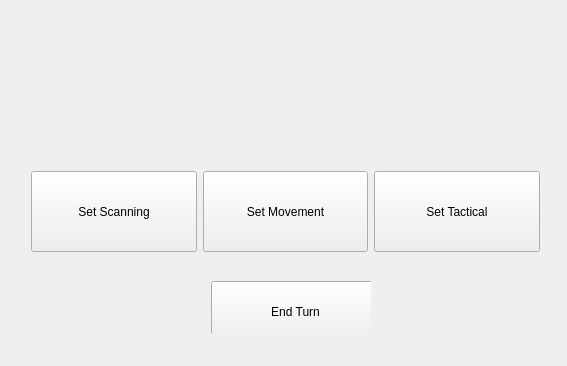
<?xml version="1.0" encoding="UTF-8"?>
<ui version="4.0">
 <class>MainWindow</class>
 <widget class="QMainWindow" name="MainWindow">
  <property name="geometry">
   <rect>
    <x>0</x>
    <y>0</y>
    <width>567</width>
    <height>366</height>
   </rect>
  </property>
  <property name="minimumSize">
   <size>
    <width>567</width>
    <height>366</height>
   </size>
  </property>
  <property name="maximumSize">
   <size>
    <width>567</width>
    <height>366</height>
   </size>
  </property>
  <property name="windowTitle">
   <string>MainWindow</string>
  </property>
  <widget class="QWidget" name="centralWidget">
   <widget class="QWidget" name="horizontalLayoutWidget">
    <property name="geometry">
     <rect>
      <x>20</x>
      <y>160</y>
      <width>531</width>
      <height>102</height>
     </rect>
    </property>
    <layout class="QHBoxLayout" name="cBtnLayout">
     <item>
      <widget class="QPushButton" name="mBtn">
       <property name="minimumSize">
        <size>
         <width>151</width>
         <height>81</height>
        </size>
       </property>
       <property name="text">
        <string>Set Scanning</string>
       </property>
      </widget>
     </item>
     <item>
      <widget class="QPushButton" name="lBtn">
       <property name="minimumSize">
        <size>
         <width>151</width>
         <height>81</height>
        </size>
       </property>
       <property name="text">
        <string>Set Movement</string>
       </property>
      </widget>
     </item>
     <item>
      <widget class="QPushButton" name="rBtn">
       <property name="minimumSize">
        <size>
         <width>151</width>
         <height>81</height>
        </size>
       </property>
       <property name="text">
        <string>Set Tactical</string>
       </property>
      </widget>
     </item>
    </layout>
   </widget>
   <widget class="QWidget" name="horizontalLayoutWidget_2">
    <property name="geometry">
     <rect>
      <x>20</x>
      <y>30</y>
      <width>531</width>
      <height>102</height>
     </rect>
    </property>
    <layout class="QHBoxLayout" name="imageLayout">
     <property name="spacing">
      <number>16</number>
     </property>
     <item>
      <widget class="QLabel" name="lLabel">
       <property name="minimumSize">
        <size>
         <width>100</width>
         <height>100</height>
        </size>
       </property>
       <property name="maximumSize">
        <size>
         <width>100</width>
         <height>100</height>
        </size>
       </property>
       <property name="text">
        <string/>
       </property>
      </widget>
     </item>
     <item>
      <widget class="QLabel" name="mLabel">
       <property name="minimumSize">
        <size>
         <width>100</width>
         <height>100</height>
        </size>
       </property>
       <property name="maximumSize">
        <size>
         <width>100</width>
         <height>100</height>
        </size>
       </property>
       <property name="text">
        <string/>
       </property>
      </widget>
     </item>
     <item>
      <widget class="QLabel" name="rLabel">
       <property name="minimumSize">
        <size>
         <width>100</width>
         <height>100</height>
        </size>
       </property>
       <property name="maximumSize">
        <size>
         <width>100</width>
         <height>100</height>
        </size>
       </property>
       <property name="text">
        <string/>
       </property>
      </widget>
     </item>
    </layout>
   </widget>
   <widget class="QWidget" name="horizontalLayoutWidget_3">
    <property name="geometry">
     <rect>
      <x>200</x>
      <y>270</y>
      <width>171</width>
      <height>63</height>
     </rect>
    </property>
    <layout class="QHBoxLayout" name="turnLayout">
     <item>
      <widget class="QPushButton" name="gBtn">
       <property name="minimumSize">
        <size>
         <width>169</width>
         <height>61</height>
        </size>
       </property>
       <property name="text">
        <string>End Turn</string>
       </property>
      </widget>
     </item>
    </layout>
   </widget>
  </widget>
 </widget>
 <layoutdefault spacing="6" margin="11"/>
 <resources/>
 <connections/>
</ui>
